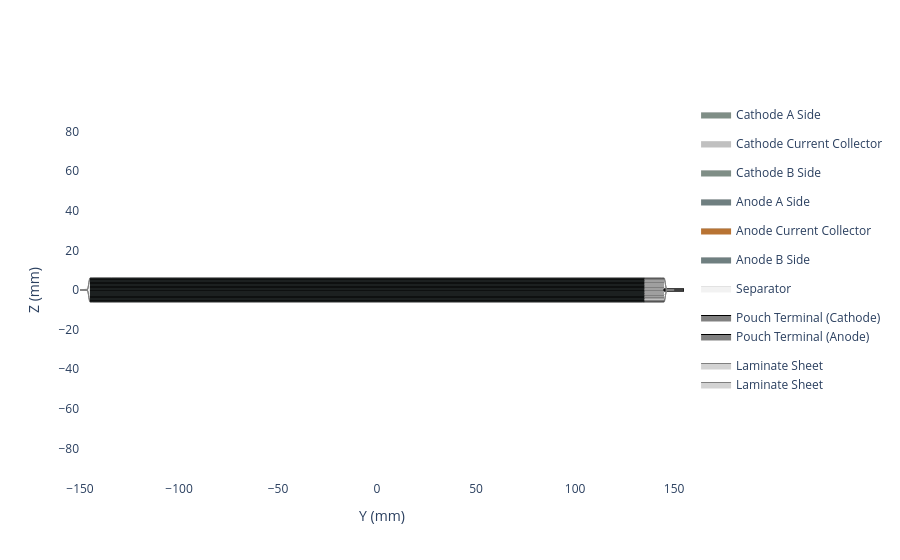
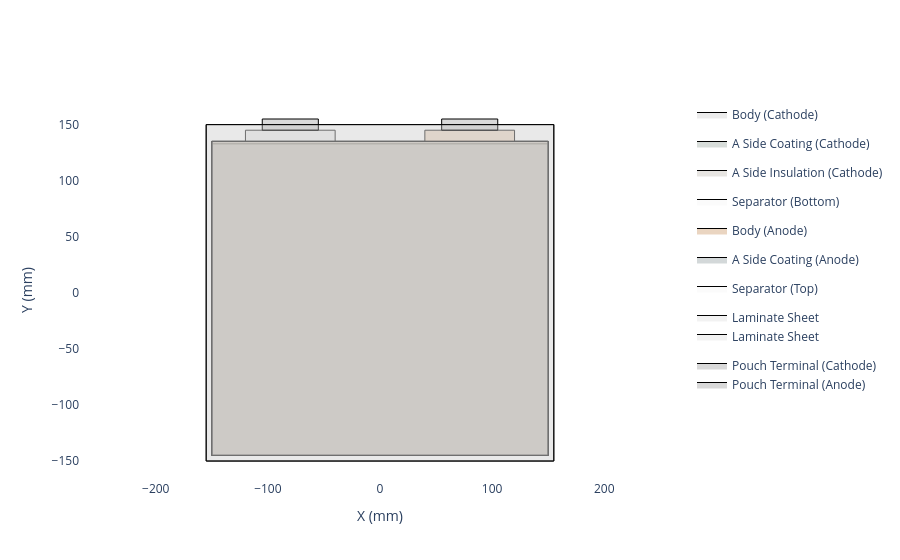

Notebook source saved alongside these figures, in order:
### Code cell
# make the cell

cell = ocd.PouchCell(
    reference_electrode_assembly=my_stack,
    electrolyte=my_electrolyte,
    electrolyte_overfill=0.1,
    encapsulation=encapsulation,
    n_electrode_assembly=1,
    clipped_tab_length=10,
    name=cell_name
)

# looks better in safari
cell.get_side_view().show()
cell.get_top_down_view().show()

### Figure 1 — Plotly figure (JSON) as saved in the notebook; plotly's stock layout.template omitted (floating-point values rounded to 4 significant figures; data arrays with more than 128 entries replaced by an {"elided": "..."} marker saying what was removed)
{"data": [{"fill": "toself", "fillcolor": "#7f8e86", "legendgroup": "Cathode A Side", "line": {"color": "black", "width": 0.1}, "mode": "lines", "name": "Cathode A Side", "showlegend": true, "type": "scattergl", "x": {"elided": "759 float values"}, "y": {"elided": "759 float values"}}, {"fill": "toself", "fillcolor": "#C0C0C0", "legendgroup": "Cathode Current Collector", "line": {"color": "black", "width": 0.1}, "mode": "lines", "name": "Cathode Current Collector", "showlegend": true, "type": "scattergl", "x": {"elided": "759 float values"}, "y": {"elided": "759 float values"}}, {"fill": "toself", "fillcolor": "#7f8e86", "legendgroup": "Cathode B Side", "line": {"color": "black", "width": 0.1}, "mode": "lines", "name": "Cathode B Side", "showlegend": true, "type": "scattergl", "x": {"elided": "759 float values"}, "y": {"elided": "759 float values"}}, {"fill": "toself", "fillcolor": "#6f7f80", "legendgroup": "Anode A Side", "line": {"color": "black", "width": 0.1}, "mode": "lines", "name": "Anode A Side", "showlegend": true, "type": "scattergl", "x": {"elided": "778 float values"}, "y": {"elided": "778 float values"}}, {"fill": "toself", "fillcolor": "#B87333", "legendgroup": "Anode Current Collector", "line": {"color": "black", "width": 0.1}, "mode": "lines", "name": "Anode Current Collector", "showlegend": true, "type": "scattergl", "x": {"elided": "778 float values"}, "y": {"elided": "778 float values"}}, {"fill": "toself", "fillcolor": "#6f7f80", "legendgroup": "Anode B Side", "line": {"color": "black", "width": 0.1}, "mode": "lines", "name": "Anode B Side", "showlegend": true, "type": "scattergl", "x": {"elided": "778 float values"}, "y": {"elided": "778 float values"}}, {"fill": "toself", "fillcolor": "#f2f2f2", "legendgroup": "Separator", "line": {"color": "black", "width": 0.1}, "mode": "lines", "name": "Separator", "showlegend": true, "type": "scattergl", "x": {"elided": "967 float values"}, "y": {"elided": "967 float values"}}, {"fill": "toself", "fillcolor": "#808080", "legendgroup": "Pouch Terminal", "line": {"color": "black", "width": 1}, "mode": "lines", "name": "Pouch Terminal (Cathode)", "showlegend": true, "type": "scatter", "x": [145.0, 145.0, 155.0, 155.0, 145.0], "y": [-0.5, 0.5, 0.5, -0.5, -0.5]}, {"fill": "toself", "fillcolor": "#808080", "legendgroup": "Pouch Terminal", "line": {"color": "black", "width": 1}, "mode": "lines", "name": "Pouch Terminal (Anode)", "showlegend": true, "type": "scatter", "x": [145.0, 145.0, 155.0, 155.0, 145.0], "y": [-0.5, 0.5, 0.5, -0.5, -0.5]}, {"fill": "toself", "fillcolor": "rgba(211, 211, 211, 1.0)", "legendgroup": "Laminate Sheet", "line": {"color": "rgb(128, 128, 128)", "width": 1}, "mode": "lines", "name": "Laminate Sheet", "showlegend": true, "type": "scatter", "x": {"elided": "301 float values"}, "y": {"elided": "301 float values"}}, {"fill": "toself", "fillcolor": "rgba(211, 211, 211, 1.0)", "legendgroup": "Laminate Sheet", "line": {"color": "rgb(128, 128, 128)", "width": 1}, "mode": "lines", "name": "Laminate Sheet", "showlegend": true, "type": "scatter", "x": {"elided": "301 float values"}, "y": {"elided": "301 float values"}}], "layout": {"paper_bgcolor": "white", "plot_bgcolor": "white", "xaxis": {"title": {"text": "Y (mm)"}, "zeroline": false}, "yaxis": {"scaleanchor": "x", "title": {"text": "Z (mm)"}, "zeroline": false}}}

### Figure 2 — Plotly figure (JSON) as saved in the notebook; plotly's stock layout.template omitted (floating-point values rounded to 4 significant figures)
{"data": [{"fill": "toself", "fillcolor": "rgba(192, 192, 192, 0.3)", "legendgroup": "Body (Cathode) (Cathode)", "line": {"color": "black", "width": 1}, "mode": "lines", "name": "Body (Cathode)", "showlegend": true, "type": "scatter", "x": [-150.0, -150.0, -120.0, -120.0, -40.0, -40.0, 150.0, 150.0, -150.0], "y": [-145.0, 135.0, 135.0, 145.0, 145.0, 135.0, 135.0, -145.0, -145.0]}, {"fill": "toself", "fillcolor": "rgba(127, 142, 134, 0.3)", "legendgroup": "A Side Coating (Cathode) (Cathode)", "line": {"color": "black", "width": 1}, "mode": "lines", "name": "A Side Coating (Cathode)", "type": "scatter", "x": [-150.0, -150.0, -120.0, -120.0, -40.0, -40.0, 150.0, 150.0, -150.0, -150.0, -150.0, -120.0, -120.0, -40.0, -40.0, 150.0, 150.0, -150.0], "y": [-145.0, 133.0, 133.0, 133.0, 133.0, 133.0, 133.0, -145.0, -145.0, -145.0, 133.0, 133.0, 133.0, 133.0, 133.0, 133.0, -145.0, -145.0]}, {"fill": "toself", "fillcolor": "rgba(176, 169, 159, 0.3)", "legendgroup": "A Side Insulation (Cathode) (Cathode)", "line": {"color": "black", "width": 1}, "mode": "lines", "name": "A Side Insulation (Cathode)", "type": "scatter", "x": [-150.0, -150.0, 150.0, 150.0, -150.0, -150.0, -150.0, 150.0, 150.0, -150.0], "y": [133.0, 135.0, 135.0, 133.0, 133.0, 133.0, 135.0, 135.0, 133.0, 133.0]}, {"fill": "toself", "fillcolor": "rgba(242, 242, 242, 0.3)", "legendgroup": "Separator_bottom", "line": {"color": "black", "width": 1}, "mode": "lines", "name": "Separator (Bottom)", "showlegend": true, "type": "scatter", "x": [-150.0, -150.0, 150.0, 150.0, -150.0], "y": [-145.0, 135.0, 135.0, -145.0, -145.0]}, {"fill": "toself", "fillcolor": "rgba(184, 115, 51, 0.3)", "legendgroup": "Body (Anode) (Anode)", "line": {"color": "black", "width": 1}, "mode": "lines", "name": "Body (Anode)", "showlegend": true, "type": "scatter", "x": [-150.0, -150.0, 40.0, 40.0, 120.0, 120.0, 150.0, 150.0, -150.0], "xaxis": "x", "y": [-145.0, 135.0, 135.0, 145.0, 145.0, 135.0, 135.0, -145.0, -145.0], "yaxis": "y"}, {"fill": "toself", "fillcolor": "rgba(111, 127, 128, 0.3)", "legendgroup": "A Side Coating (Anode) (Anode)", "line": {"color": "black", "width": 1}, "mode": "lines", "name": "A Side Coating (Anode)", "type": "scatter", "x": [-150.0, -150.0, 40.0, 40.0, 120.0, 120.0, 150.0, 150.0, -150.0, -150.0, -150.0, 40.0, 40.0, 120.0, 120.0, 150.0, 150.0, -150.0], "xaxis": "x", "y": [-145.0, 135.0, 135.0, 135.0, 135.0, 135.0, 135.0, -145.0, -145.0, -145.0, 135.0, 135.0, 135.0, 135.0, 135.0, 135.0, -145.0, -145.0], "yaxis": "y"}, {"fill": "toself", "fillcolor": "rgba(242, 242, 242, 0.3)", "legendgroup": "Separator_top", "line": {"color": "black", "width": 1}, "mode": "lines", "name": "Separator (Top)", "showlegend": true, "type": "scatter", "x": [-150.0, -150.0, 150.0, 150.0, -150.0], "y": [-145.0, 135.0, 135.0, -145.0, -145.0]}, {"fill": "toself", "fillcolor": "rgba(211, 211, 211, 0.3)", "legendgroup": "Laminate Sheet", "line": {"color": "black", "width": 1}, "mode": "lines", "name": "Laminate Sheet", "showlegend": true, "type": "scatter", "x": [-155.0, -155.0, 155.0, 155.0, -155.0], "y": [-150.0, 150.0, 150.0, -150.0, -150.0]}, {"fill": "toself", "fillcolor": "rgba(128, 128, 128, 0.3)", "legendgroup": "Pouch Terminal", "line": {"color": "black", "width": 1}, "mode": "lines", "name": "Pouch Terminal (Cathode)", "showlegend": true, "type": "scatter", "x": [-105.0, -105.0, -55.0, -55.0, -105.0], "y": [145.0, 155.0, 155.0, 145.0, 145.0]}, {"fill": "toself", "fillcolor": "rgba(128, 128, 128, 0.3)", "legendgroup": "Pouch Terminal", "line": {"color": "black", "width": 1}, "mode": "lines", "name": "Pouch Terminal (Anode)", "showlegend": true, "type": "scatter", "x": [55.0, 55.0, 105.0, 105.0, 55.0], "y": [145.0, 155.0, 155.0, 145.0, 145.0]}, {"fill": "toself", "fillcolor": "rgba(211, 211, 211, 0.3)", "legendgroup": "Laminate Sheet", "line": {"color": "black", "width": 1}, "mode": "lines", "name": "Laminate Sheet", "showlegend": true, "type": "scatter", "x": [-155.0, -155.0, 155.0, 155.0, -155.0], "y": [-150.0, 150.0, 150.0, -150.0, -150.0]}], "layout": {"paper_bgcolor": "white", "plot_bgcolor": "white", "xaxis": {"scaleanchor": "y", "title": {"text": "X (mm)"}, "zeroline": false}, "yaxis": {"title": {"text": "Y (mm)"}, "zeroline": false}}}
